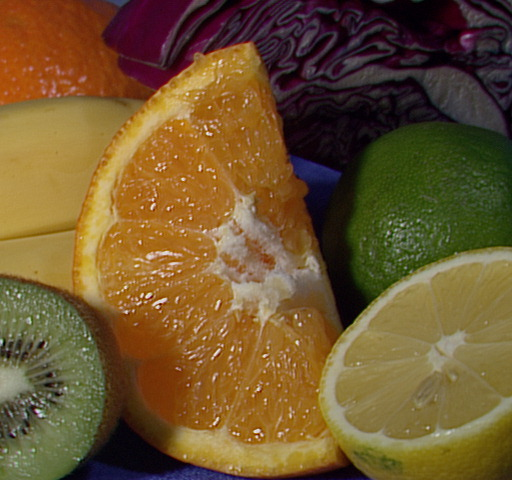
#> input picture Data/fruits.jpg, 512 x 480 px
$ python logpolar.py
#> lines starting #> are read from the running program, lines starting #| are printed output that depends on the picture
'''
plots image as logPolar and linearPolar

https://github.com/opencv/opencv/blob/master/samples/python/logpolar.py

Usage:
    logpolar.py

Keys:
    ESC    - exit
'''
import numpy as np
import cv2 as cv
title_window = 'logpolar.py'

def main():
    import sys
    try:
        fn = sys.argv[1]
    except IndexError:
        fn = '../../Data/fruits.jpg'

    img = cv.imread(cv.samples.findFile(fn))
#> img is the input picture: shape (480, 512, 3); mean B, G, R 46.2, 85.6, 110.8
    if img is None:
        print('Failed to load image file:', fn)
        sys.exit(1)

    img2 = cv.logPolar(img, (img.shape[0]/2, img.shape[1]/2), 40, cv.WARP_FILL_OUTLIERS)
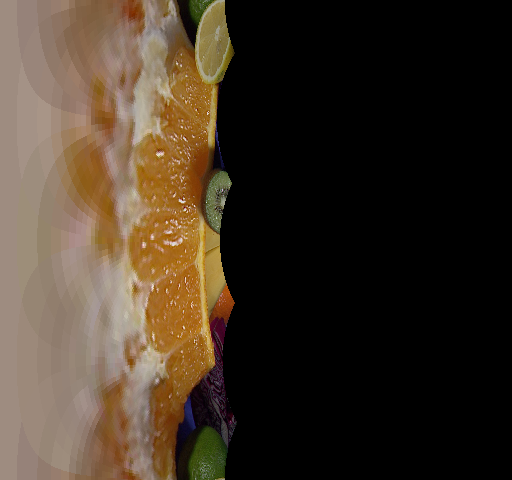
#> img2: shape (480, 512, 3); mean B, G, R 38.4, 51.5, 63.8
    img3 = cv.linearPolar(img, (img.shape[0]/2, img.shape[1]/2), 40, cv.WARP_FILL_OUTLIERS)
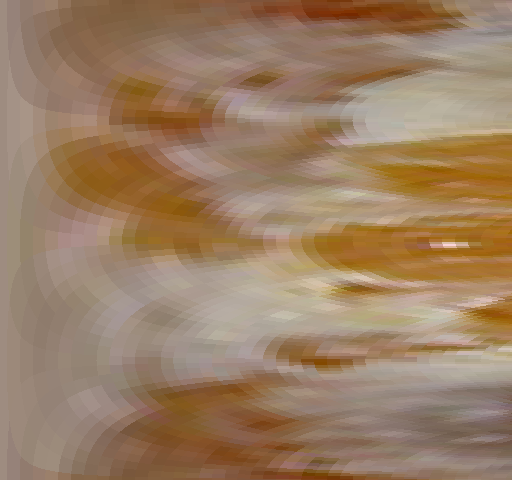
#> img3: shape (480, 512, 3); mean B, G, R 99.4, 126.3, 154.5

    cv.imshow('before', img)
    images = np.vstack((img2, img3))
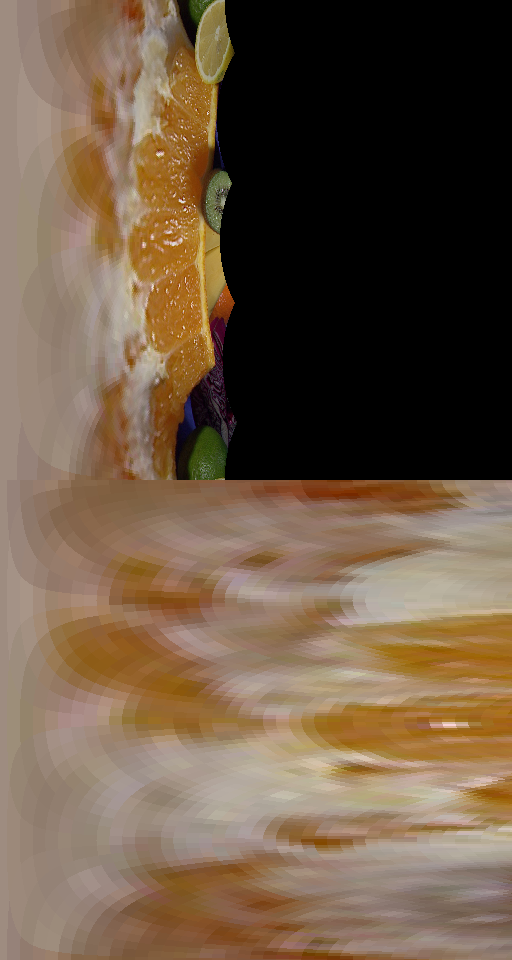
#> images: shape (960, 512, 3); mean B, G, R 68.9, 88.9, 109.2
    cv.imshow('Logpolar (top) and linearpolar', images)

    cv.waitKey(0)
    print('Done')


if __name__ == '__main__':
    print(__doc__)
    main()
    cv.destroyAllWindows()

$ run again, with Data/01.JPG copied over Data/fruits.jpg
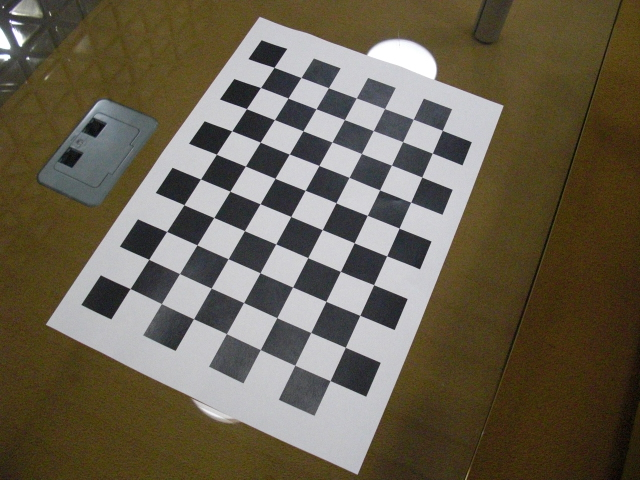
#> input picture Data/01.JPG, 640 x 480 px
#> in main, img is the input picture: shape (480, 640, 3); mean B, G, R 79.4, 96.7, 105.1
#> in main, `img3 = cv.linearPolar(img, (img.shape[0]/2, img.shape[1]/2), 40, cv.WA..`:
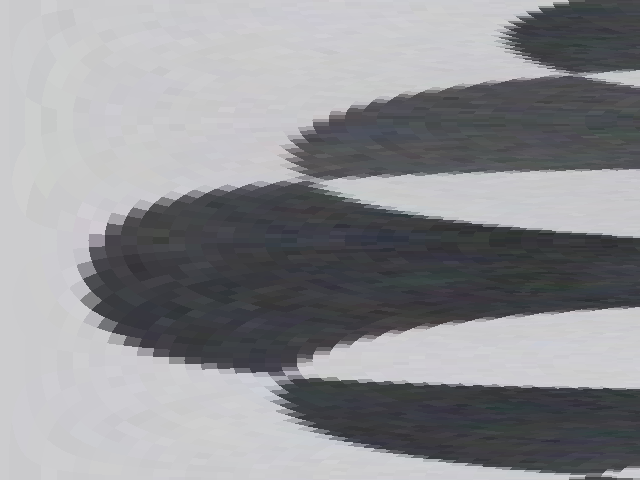
#> img3: shape (480, 640, 3); mean B, G, R 147.2, 143.9, 143.3
#> in main, `images = np.vstack((img2, img3))`:
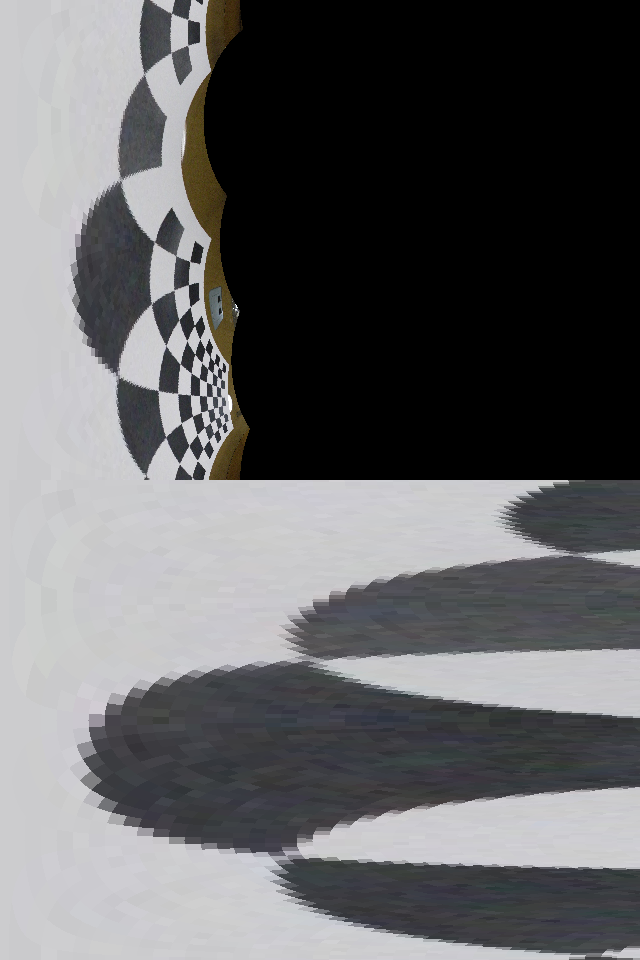
#> images: shape (960, 640, 3); mean B, G, R 101.4, 99.8, 99.7

$ run again, with Data/GeneticDrawingExample.jpg copied over Data/fruits.jpg
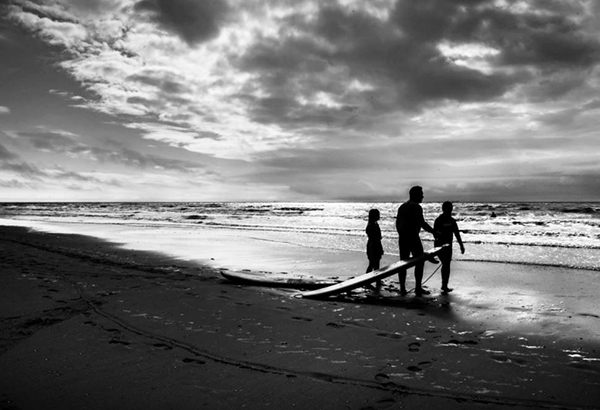
#> input picture Data/GeneticDrawingExample.jpg, 600 x 410 px
#> in main, img is the input picture: shape (410, 600, 3); min 0, max 255, mean 116.6
#> in main, `img3 = cv.linearPolar(img, (img.shape[0]/2, img.shape[1]/2), 40, cv.WA..`:
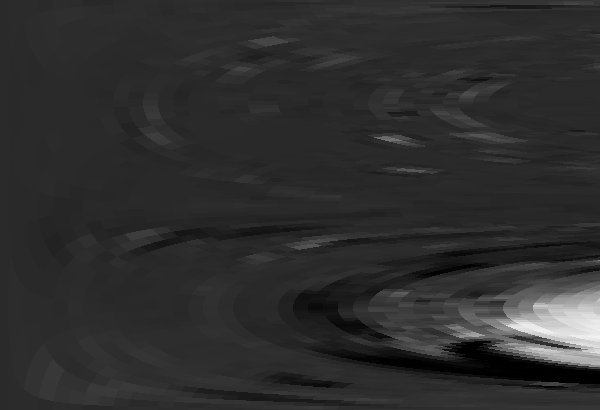
#> img3: shape (410, 600, 3); min 0, max 242, mean 45.8
#> in main, `images = np.vstack((img2, img3))`:
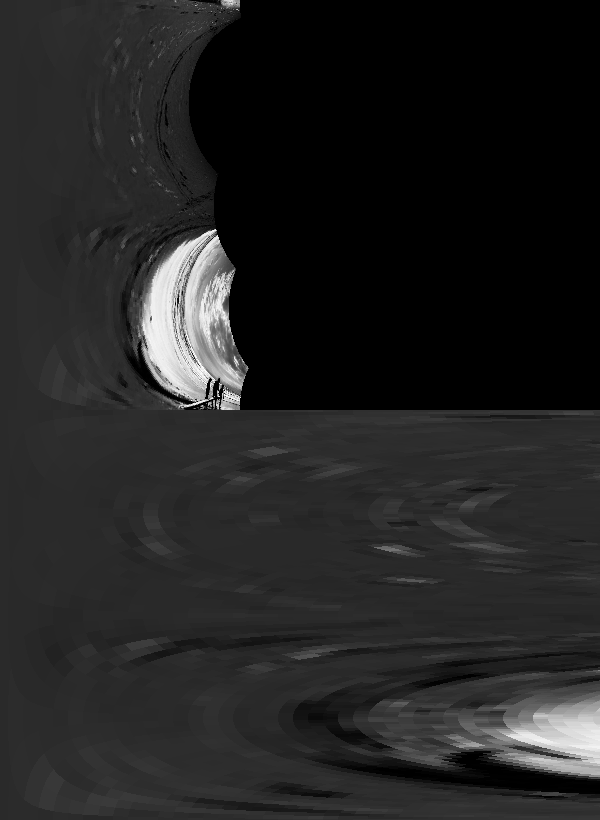
#> images: shape (820, 600, 3); min 0, max 255, mean 34.4
